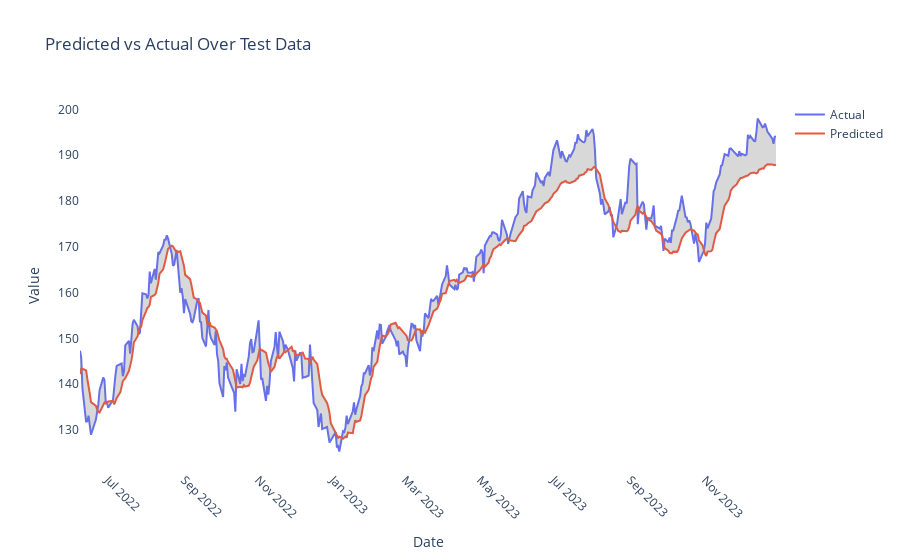

Here is the notebook cell this chart was saved with:
### Code cell
fig = make_subplots()


fig.add_trace(go.Scatter(x=dfPredicted['date'], y=dfPredicted['open'], 
                         mode='lines', name='Actual'))


fig.add_trace(go.Scatter(x=dfPredicted['date'], y=dfPredicted['predictedOpen'], 
                         mode='lines', name='Predicted'))


fig.add_trace(go.Scatter(x=dfPredicted['date'].tolist() + dfPredicted['date'].tolist()[::-1],
                         y=dfPredicted['open'].tolist() + dfPredicted['predictedOpen'].tolist()[::-1],
                         fill='toself',
                         fillcolor='grey',
                         opacity=0.3,
                         line=dict(color='rgba(255,255,255,0)'),
                         showlegend=False))


fig.update_layout(title='Predicted vs Actual Over Test Data',
                  xaxis_title='Date',
                  yaxis_title='Value',
                  xaxis=dict(showgrid=False),
                  yaxis=dict(showgrid=False),
                  plot_bgcolor="white")


fig.update_xaxes(tickangle=45)


fig.show()

### Figure 1 — Plotly figure (JSON) as saved in the notebook; plotly's stock layout.template omitted (floating-point values rounded to 4 significant figures; data arrays with more than 128 entries replaced by an {"elided": "..."} marker saying what was removed)
{"data": [{"mode": "lines", "name": "Actual", "type": "scatter", "x": {"elided": "393 str values"}, "y": {"elided": "393 float values"}}, {"mode": "lines", "name": "Predicted", "type": "scatter", "x": {"elided": "393 str values"}, "y": {"elided": "393 float values"}}, {"fill": "toself", "fillcolor": "grey", "line": {"color": "rgba(255,255,255,0)"}, "opacity": 0.3, "showlegend": false, "type": "scatter", "x": {"elided": "786 str values"}, "y": {"elided": "786 float values"}}], "layout": {"plot_bgcolor": "white", "title": {"text": "Predicted vs Actual Over Test Data"}, "xaxis": {"anchor": "y", "domain": [0, 1], "showgrid": false, "tickangle": 45, "title": {"text": "Date"}}, "yaxis": {"anchor": "x", "domain": [0, 1], "showgrid": false, "title": {"text": "Value"}}}}
